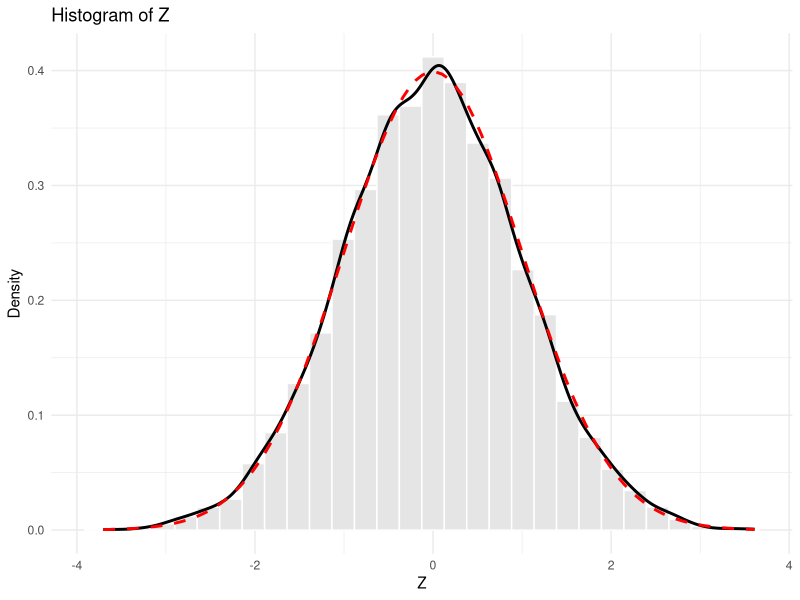
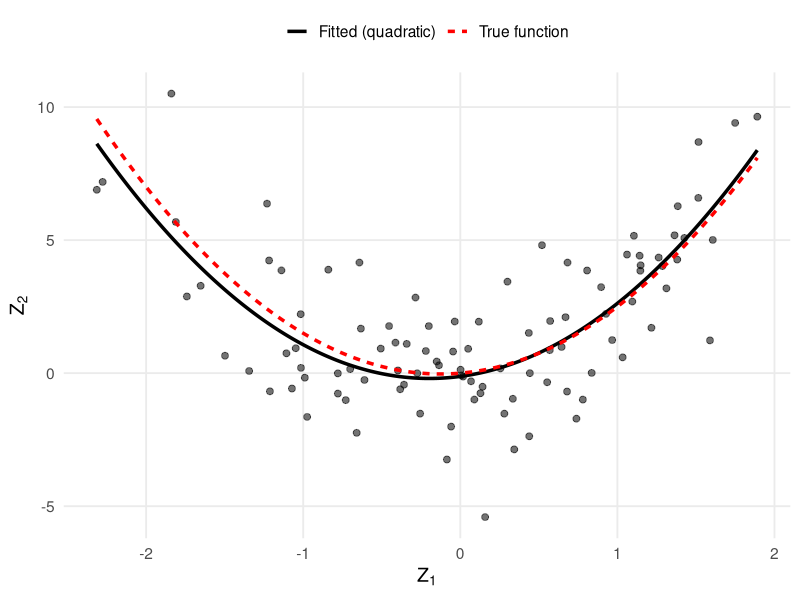

Source code (R) for these figures, in order:
## ---- chunk 1
#| echo: true
#| eval: true
U<-runif(10000, 0,1)
head(U, 25)
## ---- chunk 2
#| echo: true
#| eval: true
Z<-qnorm(U, 0, 1)
head(Z, 25)
## ---- chunk 3
library(ggplot2)
y<-Z
ggplot(data.frame(y = y), aes(x = y)) +
  geom_histogram(
    aes(y = after_stat(density)),
    bins = 30,
    fill = "grey90",
    color = "white"
  ) +
  geom_density(
    linewidth = 1
  ) +
  stat_function(
    fun = dnorm,
    args = list(mean = 0, sd = 1),
    linewidth = 1,
    linetype = "dashed",
    color = "red"
  ) +
  labs(
    title = "Histogram of Z",
    x = "Z",
    y = "Density"
  ) +
  theme_minimal()
## ---- chunk 4
#| echo: true
#| eval: true
U1<-runif(10000, 0,1)
U2<-runif(10000, 0,1)
Z1 = qbinom(U1, 1, 0.5)
Z2 = qbinom(U2, 1, 0.75 - Z1*0.5)
prop.table(table(Z1))[2]
prop.table(table(Z1, Z2), margin=1)[2, ]
## ---- chunk 5
#| echo: true
#| eval: true
U1<-runif(100, 0,1)
U2<-runif(100, 0,1)
Z1 = qnorm(U1, 0, 1)
Z2 = qnorm(U2, 0.5*Z1 + 2*Z1^2, 2)
lm(Z2~Z1 + I(Z1^2))
## ---- chunk 6
# True coefficients
beta0 <- 0
beta1 <- 0.5
beta2 <- 2

df <- data.frame(Z1, Z2)

# Fit quadratic regression
fit <- lm(Z2 ~ Z1 + I(Z1^2), data = df)

# Grid for curves
grid <- data.frame(Z1 = seq(min(df$Z1), max(df$Z1), length.out = 500))
grid$fit  <- predict(fit, newdata = grid)
grid$true <- beta0 + beta1*grid$Z1 + beta2*grid$Z1^2

ggplot(df, aes(x = Z1, y = Z2)) +
  geom_point(alpha = 0.55, size = 2) +
  geom_line(data = grid, aes(y = fit, linetype = "Fitted (quadratic)"), linewidth = 1.2) +
  geom_line(data = grid, aes(y = true, linetype = "True function"), linewidth = 1.2, color = "red") +
  labs(
#    title = "Quadratic regression: data, fitted curve, and true function",
#    subtitle = expression(Z[2] == beta[0] + beta[1]*Z[1] + beta[2]*Z[1]^2 + #epsilon ~
#                            " with " ~ (beta[0]==0)*"," ~ (beta[1]==0.5)*"," ~ #(beta[2]==2)),
    x = expression(Z[1]),
    y = expression(Z[2]),
    linetype = NULL
  ) +
  theme_minimal(base_size = 14) +
  theme(
    legend.position = "top",
    panel.grid.minor = element_blank()
  )
## ---- chunk 7
#| echo: true
#| eval: true
n=100
U1<-runif(n)
U2<-runif(n, 0,1)
Z1 = qnorm(U1, 0, 1)
Z2 = qnorm(U2, 0.5*Z1 + 2*Z1^2, 2)
fit <- lm(Z2 ~ Z1 + I(Z1^2), data = df)
coef(fit)["I(Z1^2)"]
summary(fit)$coefficients["I(Z1^2)", "Std. Error"]
## ---- chunk 8
#| echo: true
#| eval: true
library(dplyr)
n=100
B=10000
U1 = runif(n*B, 0,1)
U2 = runif(n*B, 0,1)
Z1 = qnorm(U1, 0, 1) %>% matrix(nrow=n, ncol=B)
Z2 = qnorm(U2, 0.5*Z1 + 2*Z1^2, 2) %>% matrix(nrow=n, ncol=B)
beta_2_hat = rep(NA, B)
beta_0_hat <- rep(NA, B)
beta_1_hat <- rep(NA, B)
se_beta0 = rep(NA, B)
se_beta1 = rep(NA, B)
se_beta2 = rep(NA, B)
for(i in 1:B){
  df<-data.frame(Z1=Z1[,i], Z2=Z2[,i])
  fit <- lm(Z2 ~ Z1 + I(Z1^2), data=df)
  beta_0_hat[i] <- coef(fit)["(Intercept)"]
  se_beta0[i] <- summary(fit)$coefficients["(Intercept)", "Std. Error"]
  beta_1_hat[i] <- coef(fit)["Z1"]
  se_beta1[i] <- summary(fit)$coefficients["Z1", "Std. Error"]
  beta_2_hat[i] <- coef(fit)["I(Z1^2)"]
  se_beta2[i] <- summary(fit)$coefficients["I(Z1^2)", "Std. Error"]
}
mean(beta_0_hat - 0)
mean(se_beta0-sd(beta_0_hat))
mean(beta_1_hat - 0.5)
mean(se_beta1-sd(beta_1_hat))
mean(beta_2_hat - 2)
mean(se_beta2-sd(beta_2_hat))

